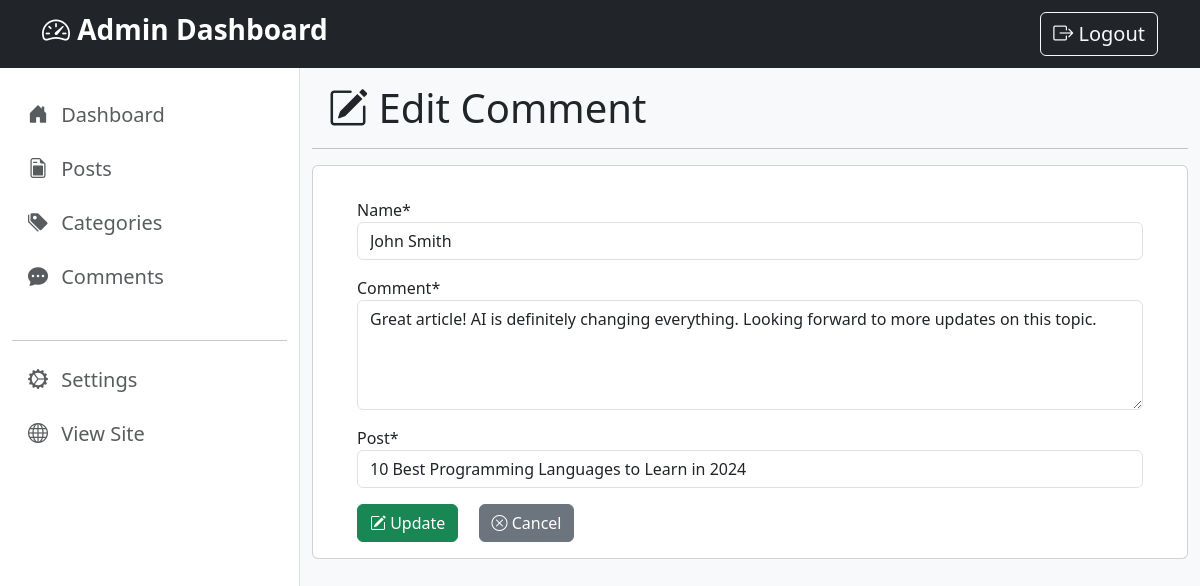
/admin/comments/edit.php?id=1, run on the app's committed database.
### tables this page shows
CREATE TABLE `comments` (
  `id` int(11) NOT NULL,
  `name` varchar(100) NOT NULL,
  `comment` text NOT NULL,
  `post_id` int(11) NOT NULL,
  `created_at` timestamp NOT NULL DEFAULT current_timestamp()
);

CREATE TABLE `posts` (
  `id` int(11) NOT NULL,
  `title` varchar(100) NOT NULL,
  `content` text NOT NULL,
  `image` varchar(255) NOT NULL,
  `category_id` int(11) NOT NULL,
  `created_at` timestamp NOT NULL DEFAULT current_timestamp()
);

### admin/comments/edit.php (the view, shortened to what this page needs)
<?php
include("../../config/database.php");
include("../includes/header.php");
$id = isset($_GET['id']) ? $_GET['id'] : 0;
$sql = "SELECT * FROM comments WHERE id = ?";
$stmt = $conn->prepare($sql);
$stmt->execute([$id]);
$comment = $stmt->fetch(PDO::FETCH_ASSOC);
$postsStmt = $conn->prepare("SELECT id, title FROM posts ORDER BY id DESC");
$postsStmt->execute();
$postsList = $postsStmt->fetchAll(PDO::FETCH_ASSOC);
?>
<div class="container-fluid" style="height: 100vh;">
    <div class="row">
        <?php include("../includes/sidebar.php"); ?>
        <div class="col bg-light" style="height: 150vh;">
            <h1 class="m-3"><i class="bi bi-pencil-square"></i> Edit Comment</h1>
            <hr>
            <div class="container bg-white p-3 card">
                <form method="post" action="">
                    <div class="container">
                        <div class="item m-3">
                            <label for="name">Name*</label>
                            <input id="name" type="text" class="form-control" name="name"
                                value="<?= htmlspecialchars($comment['name'] ?? '') ?>" required>
                        </div>
                        <div class="item m-3">
                            <label for="comment">Comment*</label>
                            <textarea id="comment" class="form-control" name="comment" rows="4" required><?= htmlspecialchars($comment['comment'] ?? '') ?></textarea>
                        </div>
                        <div class="item m-3">
                            <label for="post_id">Post*</label>
                            <select id="post_id" name="post_id" class="form-control" required>
                                <?php foreach ($postsList as $p): ?>
                                    <option value="<?= intval($p['id']) ?>" <?= (isset($comment['post_id']) && $p['id'] == $comment['post_id']) ? 'selected' : '' ?>>
                                        <?= htmlspecialchars($p['title']) ?>
                                    </option>
                                <?php endforeach; ?>
                            </select>
                        </div>
                        <button type="submit" class="btn btn-success ms-3">
                            <i class="bi bi-pencil-square"></i> Update
                        </button>
                        <a href="index.php" class="btn btn-secondary ms-3">
                            <i class="bi bi-x-circle"></i> Cancel
                        </a>
                    </div>
                </form>
            </div>
        </div>
    </div>
</div>
<?php include("../includes/footer.php"); ?>

### data on the page
comments: name "John Smith", comment "Great article! AI is definitely changing everything. Looking forward to more updates on this topic.", post_id "10 Best Programming Languages to Learn in 2024"
